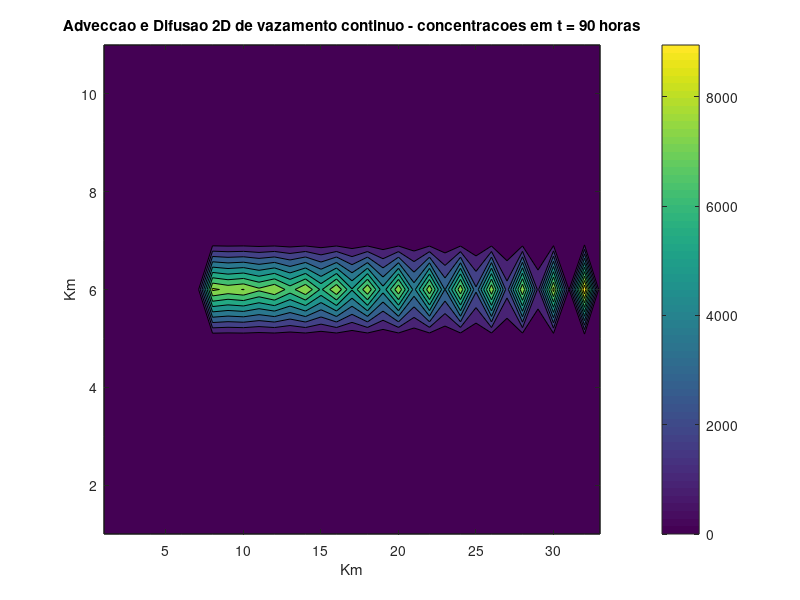

This chart was generated by the following MATLAB code:
% Programa para adveccao e difusao 2D
% de vazamento continuo de poluente no mar

%%%%constantes do modelo
mmax=33;  % numero de colunas da grade
lmax=11;  % numero de linhas na grade
nmax=90;  % numero de instantes de tempo
dx=1;     % espacamento, em Km
dx2=dx*dx;
dt=1;     % passo de tempo, em horas
D=3.6e-5; % coeficiente de difusao, em km^2/horas
lvaz=6; mvaz=8; xvaz=180; % posicao e valor do vazamento

%%%%Campo de velocidades, em Km /h
u=ones(lmax,mmax)*.54; 
u(1,:)=0;
u(lmax,:)=0;
v=zeros(lmax,mmax);

%%%%%Condicoes iniciais
fadv=zeros(lmax,mmax);
fant=zeros(lmax,mmax);
fatu=zeros(lmax,mmax);
fren=zeros(lmax,mmax);
fvaz=zeros(lmax,mmax);
fvaz(lvaz,mvaz)=xvaz;
fant=fvaz;
fatu=fvaz;

%%%%%Equacao da adveccao - difusao 2D
for t=2:nmax
    fadv(2:end-1,2:end-1)=-((v(2:end-1,2:end-1).*(fatu(3:end,2:end-1)-fatu(1:end-2,2:end-1)))/(2*dx)...
        +u(2:end-1,2:end-1).*(fatu(2:end-1,3:end)-fatu(2:end-1,1:end-2))/(2*dx));
    as=find(fadv<0);
    fadv(as)=0;
    fren(2:end-1,2:end-1)=fant(2:end-1,2:end-1)+2*dt*...
    (D*((fant(3:end,2:end-1)+fant(1:end-2,2:end-1)-2*fant(2:end-1,2:end-1))/dx2+ ...
    (fant(2:end-1,3:end)+fant(2:end-1,1:end-2)-2*fant(2:end-1,2:end-1))/dx2)+...
    fadv(2:end-1,2:end-1));
    fren=fren+fvaz;
    %fren=fren+fvaz;
    contourf(fren)
    title(['Adveccao e Difusao 2D de vazamento continuo - concentracoes em t = ',...
          num2str(t),' horas'])
    xlabel('Km')
    ylabel('Km')
    colorbar
    pause
    fant=fatu;
    fatu=fren;
     
end

